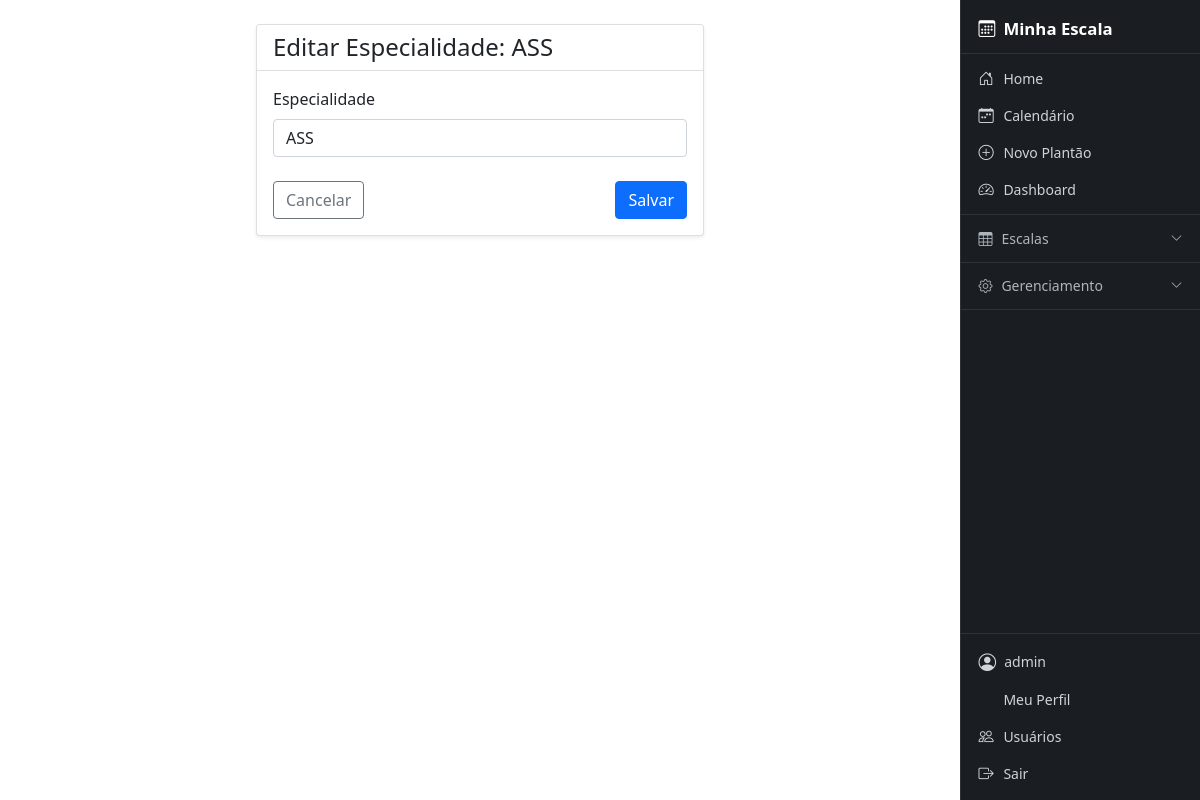
Page /especialidades/1/editar/ (signed in) on the earlier database version.
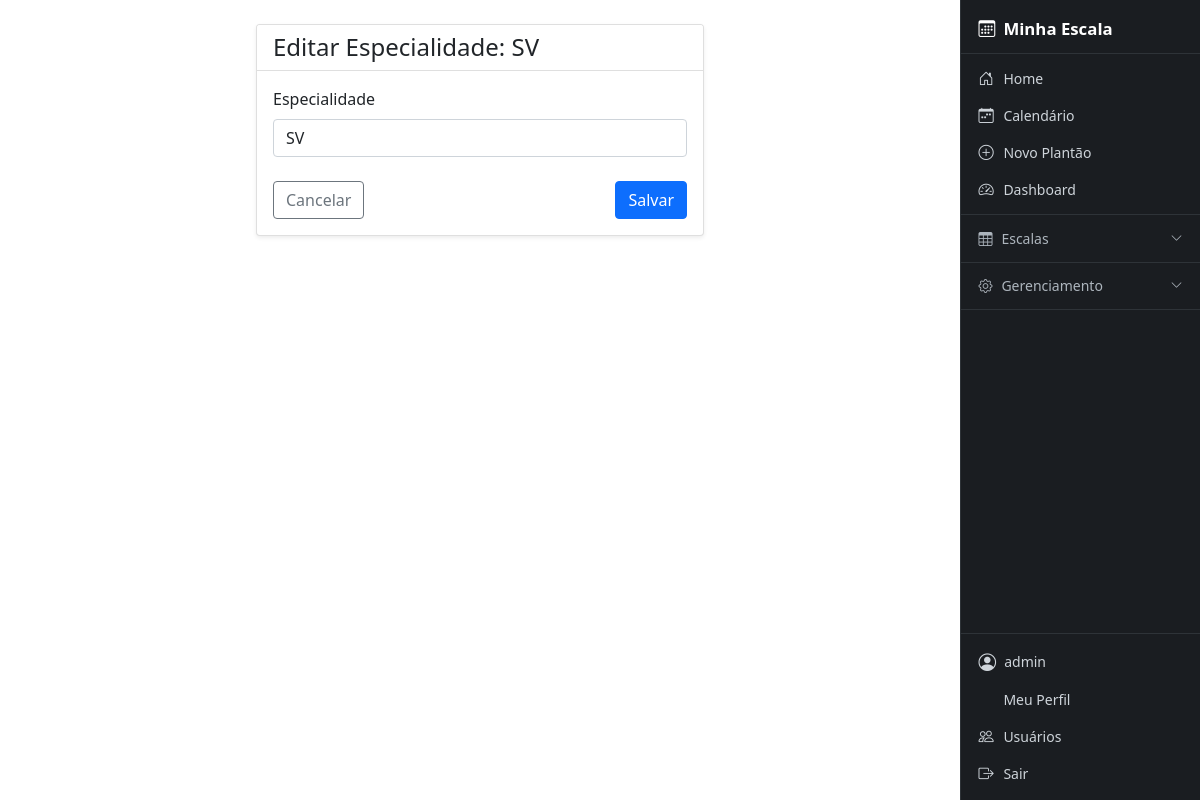
Same page on the later database version.
### cal/models.py (models this page shows, shortened)
class Especialidade(models.Model):
    nome = models.CharField(max_length=100, verbose_name="Especialidade")
    class Meta:
        verbose_name = "Especialidade"
        verbose_name_plural = "Especialidades"

### cal/views/geral_views.py (the view)
# urls.py: path('especialidades/<int:pk>/editar/', geral_views.EspecialidadeUpdateView.as_view(), name='especialidade_update'),
class EspecialidadeUpdateView(AdminRequiredMixin, UpdateView):
    model = Especialidade
    fields = ['nome']
    template_name = 'cal/crud_base_form.html'
    success_url = reverse_lazy('cal:especialidade_list')
    def get_context_data(self, **kwargs):
        context = super().get_context_data(**kwargs)
        context.update({'titulo': f'Editar Especialidade: {self.object.nome}', 'cancel_url': reverse_lazy('cal:especialidade_list')})
        return context

### cal/views/geral_views.py (called while the page is built)
    def test_func(self):
        return self.request.user.is_staff

### templates/cal/crud_base_form.html (shortened to what this page needs)
{% extends 'base.html' %}
{% block content %}
<div class="row justify-content-center">
    <div class="col-md-8 col-lg-6">
        <div class="card shadow-sm">
            <div class="card-header bg-white">
                <h4 class="mb-0">{{ titulo }}</h4>
            </div>
            <div class="card-body">
                <form method="post">
                    {% for field in form %}
                    <div class="mb-3">
                        <label for="{{ field.id_for_label }}" class="form-label">{{ field.label }}</label>
                        {{ field }}
                    </div>
                    {% endfor %}
                    <div class="d-flex justify-content-between mt-4">
                        <a href="{{ cancel_url }}" class="btn btn-outline-secondary">Cancelar</a>
                        <button type="submit" class="btn btn-primary">Salvar</button>
                    </div>
                </form>
            </div>
        </div>
    </div>
</div>
{% endblock %}

Differences in the rows shown:
changed Especialidade: nome "ASS" → "SV"
Other differences:
{{ titulo }}: "Editar Especialidade: ASS" → "Editar Especialidade: SV"
